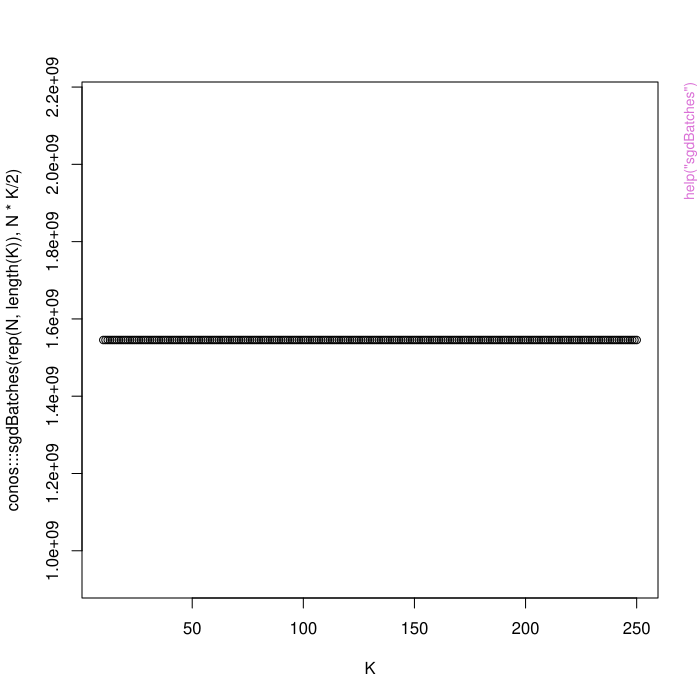

This figure's R source:
pkgname <- "conos"
source(file.path(R.home("share"), "R", "examples-header.R"))
options(warn = 1)
base::assign(".ExTimings", "conos-Ex.timings", pos = 'CheckExEnv')
base::cat("name\tuser\tsystem\telapsed\n", file=base::get(".ExTimings", pos = 'CheckExEnv'))
base::assign(".format_ptime",
function(x) {
  if(!is.na(x[4L])) x[1L] <- x[1L] + x[4L]
  if(!is.na(x[5L])) x[2L] <- x[2L] + x[5L]
  options(OutDec = '.')
  format(x[1L:3L], digits = 7L)
},
pos = 'CheckExEnv')

### * </HEADER>
library('conos')

base::assign(".oldSearch", base::search(), pos = 'CheckExEnv')
base::assign(".old_wd", base::getwd(), pos = 'CheckExEnv')
cleanEx()
nameEx("projectKNNs")
### * projectKNNs

flush(stderr()); flush(stdout())

base::assign(".ptime", proc.time(), pos = "CheckExEnv")
### Name: projectKNNs
### Title: Project a distance matrix into a lower-dimensional space.
### Aliases: projectKNNs

### ** Examples

## Not run: 
##D data(CO2)
##D CO2$Plant <- as.integer(CO2$Plant)
##D CO2$Type <- as.integer(CO2$Type)
##D CO2$Treatment <- as.integer(CO2$Treatment)
##D co <- scale(as.matrix(CO2))
##D # Very small datasets often produce a warning regarding the alias table.  This is safely ignored.
##D suppressWarnings(vis <- largeVis(t(co), K = 20, sgd_batches = 1, threads = 2))
##D suppressWarnings(coords <- projectKNNs(vis$wij, threads = 2))
##D plot(t(coords))
## End(Not run)



base::assign(".dptime", (proc.time() - get(".ptime", pos = "CheckExEnv")), pos = "CheckExEnv")
base::cat("projectKNNs", base::get(".format_ptime", pos = 'CheckExEnv')(get(".dptime", pos = "CheckExEnv")), "\n", file=base::get(".ExTimings", pos = 'CheckExEnv'), append=TRUE, sep="\t")
cleanEx()
nameEx("sgdBatches")
### * sgdBatches

flush(stderr()); flush(stdout())

base::assign(".ptime", proc.time(), pos = "CheckExEnv")
### Name: sgdBatches
### Title: Calculate the default number of batches for a given number of
###   vertices and edges.
### Aliases: sgdBatches

### ** Examples

# Observe that increasing K has no effect on processing time
N <- 70000 # MNIST
K <- 10:250
plot(K, conos:::sgdBatches(rep(N, length(K)), N * K / 2))

# Observe that processing time scales linarly with N
N <- c(seq(from = 1, to = 10000, by = 100), seq(from = 10000, to = 10000000, by = 1000))
plot(N, conos:::sgdBatches(N))



base::assign(".dptime", (proc.time() - get(".ptime", pos = "CheckExEnv")), pos = "CheckExEnv")
base::cat("sgdBatches", base::get(".format_ptime", pos = 'CheckExEnv')(get(".dptime", pos = "CheckExEnv")), "\n", file=base::get(".ExTimings", pos = 'CheckExEnv'), append=TRUE, sep="\t")
### * <FOOTER>
###
cleanEx()
options(digits = 7L)
base::cat("Time elapsed: ", proc.time() - base::get("ptime", pos = 'CheckExEnv'),"\n")
grDevices::dev.off()
###
### Local variables: ***
### mode: outline-minor ***
### outline-regexp: "\\(> \\)?### [*]+" ***
### End: ***
quit('no')
